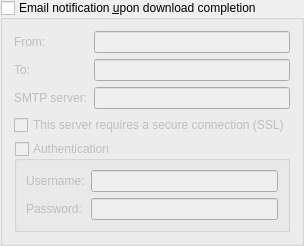
                                                    <widget class="QGroupBox" name="groupMailNotification">
                                                        <property name="title">
                                                            <string>Email notification &amp;upon download completion</string>
                                                        </property>
                                                        <property name="checkable">
                                                            <bool>true</bool>
                                                        </property>
                                                        <property name="checked">
                                                            <bool>false</bool>
                                                        </property>
                                                        <layout class="QVBoxLayout" name="verticalLayout_171">
                                                            <item>
                                                                <layout class="QGridLayout" name="gridLayout_9">
                                                                    <item row="1" column="1">
                                                                        <widget class="QLineEdit" name="lineEditDestEmail"/>
                                                                    </item>
                                                                    <item row="1" column="0">
                                                                        <widget class="QLabel" name="label_2">
                                                                            <property name="toolTip">
                                                                                <string>Receiver</string>
                                                                            </property>
                                                                            <property name="text">
                                                                                <string comment="To receiver">To:</string>
                                                                            </property>
                                                                        </widget>
                                                                    </item>
                                                                    <item row="2" column="0">
                                                                        <widget class="QLabel" name="label_3">
                                                                            <property name="text">
                                                                                <string>SMTP server:</string>
                                                                            </property>
                                                                        </widget>
                                                                    </item>
                                                                    <item row="2" column="1">
                                                                        <widget class="QLineEdit" name="lineEditSmtpServer"/>
                                                                    </item>
                                                                    <item row="0" column="1">
                                                                        <widget class="QLineEdit" name="senderEmailTxt"/>
                                                                    </item>
                                                                    <item row="0" column="0">
                                                                        <widget class="QLabel" name="label_25">
                                                                            <property name="toolTip">
                                                                                <string>Sender</string>
                                                                            </property>
                                                                            <property name="text">
                                                                                <string comment="From sender">From:</string>
                                                                            </property>
                                                                        </widget>
                                                                    </item>
                                                                </layout>
                                                            </item>
                                                            <item>
                                                                <widget class="QCheckBox" name="checkSmtpSSL">
                                                                    <property name="text">
                                                                        <string>This server requires a secure connection (SSL)</string>
                                                                    </property>
                                                                </widget>
                                                            </item>
                                                            <item>
                                                                <widget class="QGroupBox" name="groupMailNotifAuth">
                                                                    <property name="title">
                                                                        <string>Authentication</string>
                                                                    </property>
                                                                    <property name="checkable">
                                                                        <bool>true</bool>
                                                                    </property>
                                                                    <property name="checked">
                                                                        <bool>false</bool>
                                                                    </property>
                                                                    <layout class="QFormLayout" name="formLayout_2">
                                                                        <item row="0" column="0">
                                                                            <widget class="QLabel" name="label_7">
                                                                                <property name="text">
                                                                                    <string>Username:</string>
                                                                                </property>
                                                                            </widget>
                                                                        </item>
                                                                        <item row="0" column="1">
                                                                            <widget class="QLineEdit" name="mailNotifUsername"/>
                                                                        </item>
                                                                        <item row="1" column="0">
                                                                            <widget class="QLabel" name="label_8">
                                                                                <property name="text">
                                                                                    <string>Password:</string>
                                                                                </property>
                                                                            </widget>
                                                                        </item>
                                                                        <item row="1" column="1">
                                                                            <widget class="QLineEdit" name="mailNotifPassword">
                                                                                <property name="echoMode">
                                                                                    <enum>QLineEdit::Password</enum>
                                                                                </property>
                                                                            </widget>
                                                                        </item>
                                                                    </layout>
                                                                </widget>
                                                            </item>
                                                        </layout>
                                                    </widget>
